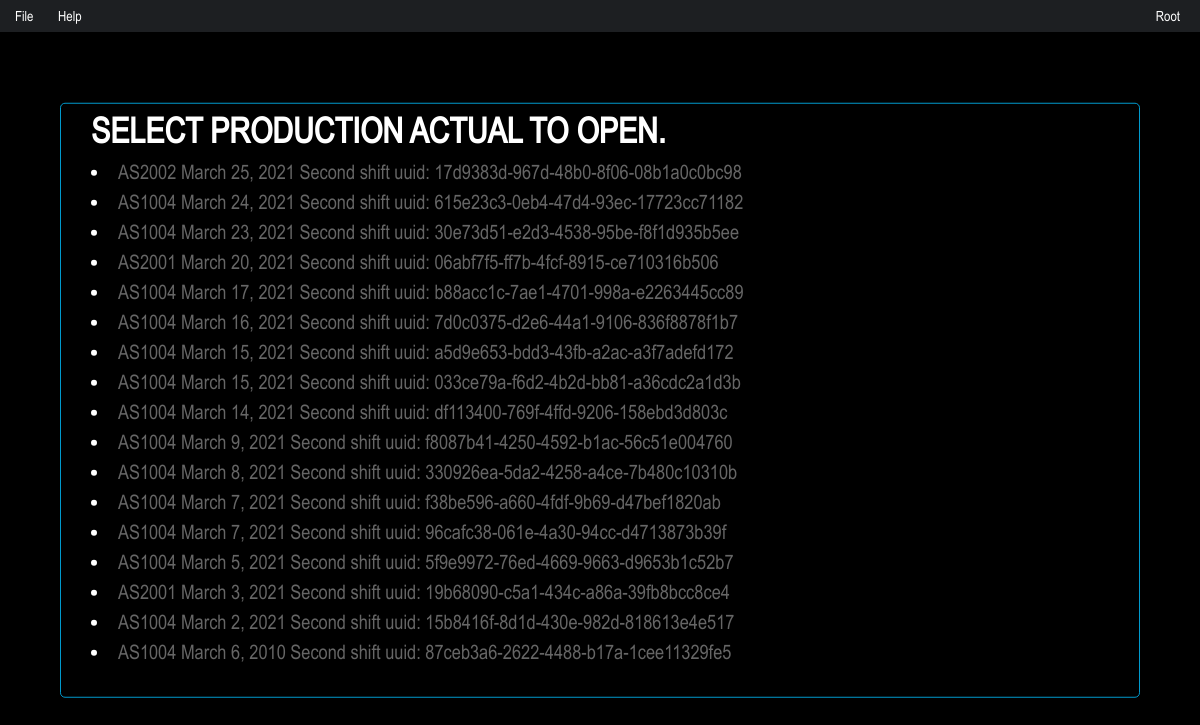
The app's page /Records/OpenRecent/ (signed in) with its own data.
### productionactual/models.py (models this page shows, shortened)
class ProductionActual(models.Model):
    id = models.UUIDField(primary_key=True, default=uuid.uuid4, help_text="Unique ID for this particular ProductionActual")
    pa_date = models.DateField('production actual date')
    assembly_line_number = models.ForeignKey(AssemblyLine, on_delete=models.CASCADE)
    shift = models.ForeignKey(Shift, on_delete=models.CASCADE)
    user = models.ForeignKey(User, on_delete=models.CASCADE)

class AssemblyLine(models.Model):
    department = models.ForeignKey(Department, on_delete=models.CASCADE)
    line_name = models.CharField(max_length=6)
    def __str__(self):
        return self.line_name

class Shift(models.Model):
    shift_number = models.IntegerField()
    shift_name = models.CharField(max_length=15)
    def __str__(self):
        return self.shift_name

### productionactual/views.py (the view)
# urls.py: path('OpenRecent/', views.OpenRecentProductionActualView.as_view(), name='OpenRecentProductionActual'),
class OpenRecentProductionActualView(generic.ListView):
    template_name = 'productionactual/openrecentproductionactual.html'
    context_object_name = 'latest_pa_list'
    def get_queryset(self):
        return ProductionActual.objects.filter(pa_date__lte=timezone.now()).order_by('-pa_date')[:50]

### productionactual/templates/productionactual/openrecentproductionactual.html (shortened to what this page needs)
{% extends 'smenu.html' %}
{% block content %}
{% if user.is_authenticated %}
<div class="modal-content">
    <div>
        <h3 class="modal-title">Select Production Actual to open.</h3>
        {% for ProductionActual in latest_pa_list %}
        <li><a href="{% url 'ProductionActual' ProductionActual.id %}"> {{ ProductionActual.assembly_line_number }} {{ ProductionActual.pa_date }}  {{ ProductionActual.shift }} shift uuid: {{ ProductionActual.id }}</a></li>
    {% endfor %}
    </div>
</div>
{% endif %}
{% endblock %}

### templates/smenu.html (shortened to what this page needs)
{% extends 'base.html' %}
{% block menu %}
{% if user.is_authenticated %}
<ul id="smenu" class="smenu active">
<li>
    <a>File</a>
  </li>
  <li>
      <a>Help</a>
  </li>
  <li class="menu-float-right">
      <a>{{ user.username }}</a>
  </li>
</ul>
{% endif %}
{% endblock %}

### templates/base.html (shortened to what this page needs)
<!DOCTYPE html>
<html>
<head>
    {% load static %}
  <link rel="stylesheet" href="{% static 'productionactual/bootstrap.min.css' %}">
  <link rel="stylesheet" type="text/css" href="{% static 'productionactual/style.css' %}">
</head>
<body>
  <main>
    {% block menu %}
    {% endblock %}
    {% block content %}
    {% endblock %}
  </main>
</body>
</html>

### productionactual/static/productionactual/style.css (style rules this page uses)
:root { --accent-color:#09c; --accent-light-color:#00a3da }
* { -webkit-tap-highlight-color:rgba(0,0,0,0); -webkit-user-drag:none; -moz-user-drag:none; -webkit-box-sizing:border-box; -moz-box-sizing:border-box; box-sizing:border-box; -ms-touch-action:manipulation; touch-action:manipulation; vertical-align:top; font-weight:400; outline:none }
body,html { margin:0; padding:0; height:100%; width:100%; color:#fff; font-size:20px; background-color:#000; font-family:Arial Narrow; }
h1,h2,h3,h4,h5,h1.login-title { text-transform:uppercase; font-weight:700; margin:0 }
a { color: #666; }
.menu-float-right { float: right; margin-right: 10px; }
.modal-content { padding:0 30px 30px 30px; max-width: 90%; max-height: 90%; overflow:auto; background-color: #fefefe; border: 1px solid #09c; border-radius:5px; background-color: rgb(0, 0, 0); position:absolute; top: 50%; left: 50%; -ms-transform: translate(-50%, -50%); transform: translate(-50%, -50%); }
#smenu { padding-left: 5px; background-color: #1d1f22; height: 32px }
ol, ul { list-style: none; list-style-image: none }
.smenu { display: block; z-index: 99 }
.smenu, .smenu li { position: relative }
.smenu li { display: inline-block }
.smenu a, .overflow-smenu a { height: 32px; line-height: 32px; display: block; cursor: pointer; padding: 0 10px; color: hsla(0, 0%, 100%, .8); font-size: 14px; text-decoration: none; text-transform: capitalize; }

### records on screen
ProductionActual: assembly_line_number "AS2002", pa_date "March 25, 2021", shift "Second", id "17d9383d-967d-48b0-8f06-08b1a0c0bc98"
ProductionActual: assembly_line_number "AS1004", pa_date "March 24, 2021", shift "Second", id "615e23c3-0eb4-47d4-93ec-17723cc71182"
ProductionActual: assembly_line_number "AS1004", pa_date "March 23, 2021", shift "Second", id "30e73d51-e2d3-4538-95be-f8f1d935b5ee"
ProductionActual: assembly_line_number "AS2001", pa_date "March 20, 2021", shift "Second", id "06abf7f5-ff7b-4fcf-8915-ce710316b506"
ProductionActual: assembly_line_number "AS1004", pa_date "March 17, 2021", shift "Second", id "b88acc1c-7ae1-4701-998a-e2263445cc89"
ProductionActual: assembly_line_number "AS1004", pa_date "March 16, 2021", shift "Second", id "7d0c0375-d2e6-44a1-9106-836f8878f1b7"
ProductionActual: assembly_line_number "AS1004", pa_date "March 15, 2021", shift "Second", id "a5d9e653-bdd3-43fb-a2ac-a3f7adefd172"
ProductionActual: assembly_line_number "AS1004", pa_date "March 15, 2021", shift "Second", id "033ce79a-f6d2-4b2d-bb81-a36cdc2a1d3b"
ProductionActual: assembly_line_number "AS1004", pa_date "March 14, 2021", shift "Second", id "df113400-769f-4ffd-9206-158ebd3d803c"
ProductionActual: assembly_line_number "AS1004", pa_date "March 9, 2021", shift "Second", id "f8087b41-4250-4592-b1ac-56c51e004760"
ProductionActual: assembly_line_number "AS1004", pa_date "March 8, 2021", shift "Second", id "330926ea-5da2-4258-a4ce-7b480c10310b"
ProductionActual: assembly_line_number "AS1004", pa_date "March 7, 2021", shift "Second", id "f38be596-a660-4fdf-9b69-d47bef1820ab"
ProductionActual: assembly_line_number "AS1004", pa_date "March 7, 2021", shift "Second", id "96cafc38-061e-4a30-94cc-d4713873b39f"
ProductionActual: assembly_line_number "AS1004", pa_date "March 5, 2021", shift "Second", id "5f9e9972-76ed-4669-9663-d9653b1c52b7"
ProductionActual: assembly_line_number "AS2001", pa_date "March 3, 2021", shift "Second", id "19b68090-c5a1-434c-a86a-39fb8bcc8ce4"
ProductionActual: assembly_line_number "AS1004", pa_date "March 2, 2021", shift "Second", id "15b8416f-8d1d-430e-982d-818613e4e517"
ProductionActual: assembly_line_number "AS1004", pa_date "March 6, 2010", shift "Second", id "87ceb3a6-2622-4488-b17a-1cee11329fe5"

### other values on screen
{{ user.username }} "Root"
